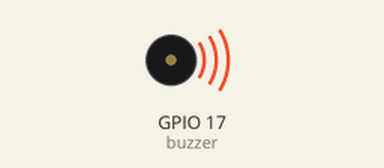
Bench run of a program on a simulated Raspberry Pi (BCM pin numbers). Shown: buzzer (waves = sounding, pin HIGH).

Above: at 0.5 s.
Timing chart, 0 to 4.6 s (numbered marks = the images above):
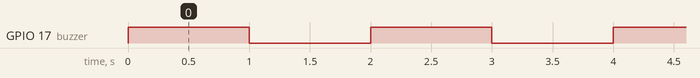

The program:

alarm_buzz.py
```python
from gpiozero import Buzzer
from time import sleep

# Définir le buzzer connecté au GPIO 17
buzzer = Buzzer(17)

try:
    while True:
        buzzer.on()  # Allumer le buzzer
        sleep(1)     # Attendre 1 seconde
        buzzer.off() # Éteindre le buzzer
        sleep(1)     # Attendre 1 seconde
except KeyboardInterrupt:
    # Nettoyer et désactiver le buzzer en cas d'interruption
    buzzer.off()
```

Measured:
- by itself, GPIO 17 (buzzer): alternates HIGH for 1.0 s and LOW for 1.0 s
